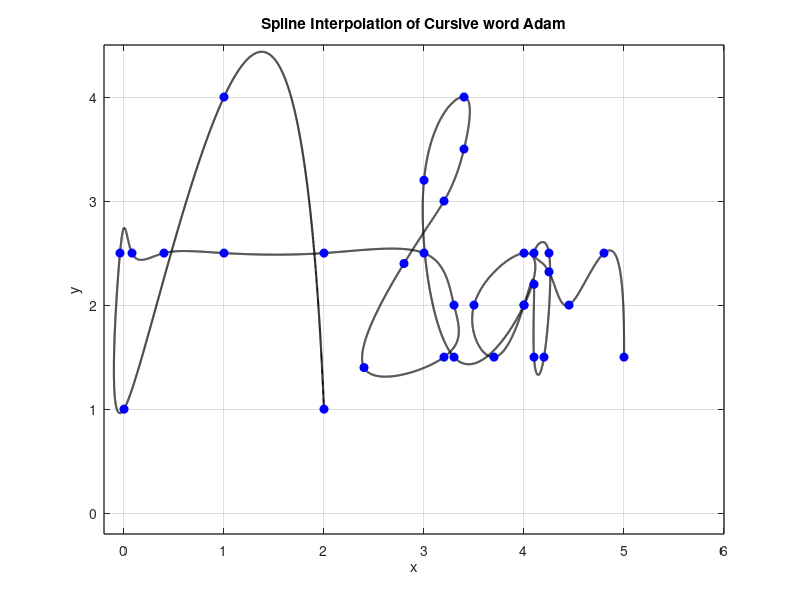

This figure's MATLAB source:
%Coordinate for cursive  letters
x = [2 1 0 -0.04 0.08 0.4 1 2 3 3.3 3.2 2.4 2.8 3.2 3.4 3.4 3 3.3 4 4 3.5 3.7 4 4.1 4.1 4.2 4.25 4.1 4.25 4.45 4.8 5];
y = [1 4 1 2.5 2.5 2.5 2.5 2.5 2.5 2 1.5 1.4 2.4 3 3.5 4 3.2 1.5 2 2.5 2 1.5 2 2.2 1.5 1.5 2.5 2.5 2.32 2 2.5 1.5];

 n = length(x);
 t = 0:n-1; % Parametric coordinate t
 tt = 0:0.001:n-1; % More dense coordinate tt for spline interpolation

 % Formule spline interpolation
 xx = spline(t, x, tt);
 yy = spline(t, y, tt);

 % Plot settings
 figure(1)
 plot(xx, yy, 'k', 'LineWidth', 1.5) % plot spline
 hold on
 plot(x, y, 'bo', 'MarkerFaceColor', 'b') % plot data points
 axis([-0.2 6 -0.2 4.5])
 grid on
 title('Spline Interpolation of Cursive word Adam')
 xlabel('x')
 ylabel('y')
 set(gca, 'FontSize', 10, 'LineWidth', 1)
 grid on

 